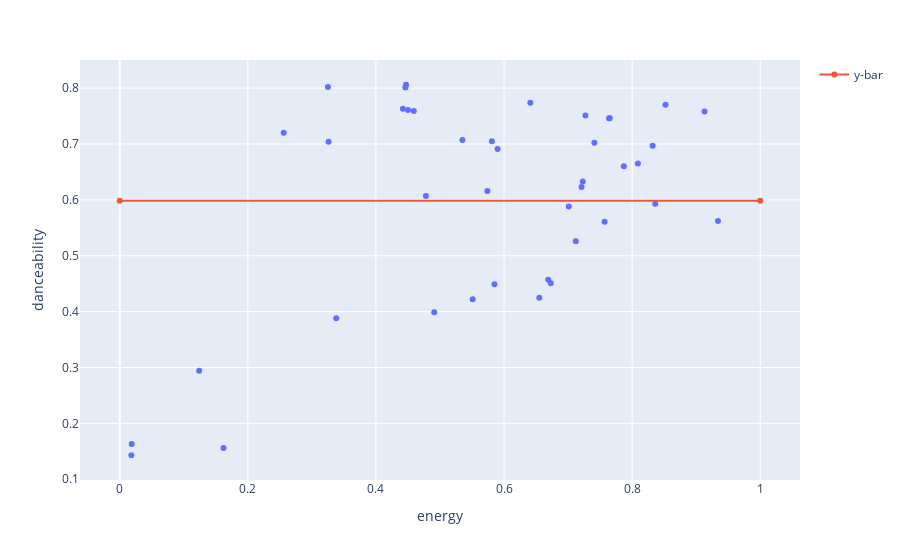

Write notebook code for a chart like this one.
### Markdown cell above
### Q18: Demonstrate how well the predicted outcome values match the actually observed outcome values

#### Use and repurpose the code below to plot the residuals $\hat y - y$ (on the y-axis) against the predicted outcome values $\hat y$ (on the x-axis) and choose the best answer from the following options

A. predicting using the model does not appear to be better than just predicting everything as the average of the observed outcomes $\bar y$.

B. predicting using the model is slightly better than just predicting everything as the average of the observed outcomes $\bar y$ as judged by the reduced variability in the residuals and the resulting reduction in the limits of the y-axis.

C. predicting using the model is slightly better than just predicting everything as the average of the observed outcomes $\bar y$ as judged by the slightly reduced variability in the residuals and the resulting reduction in the range of the y-axis; however, there is a strange systematic pattern in the residuals that seems to violate the homoeskedasticity assumption (and it may also correspondingly be the case that the residuals may not be particularly approximately normally distributed).

D. predicting using the model is significantly better than just predicting everything as the average of the observed outcomes $\bar y$ as judged by the highly reduced variability in the residuals and the resulting reduction in the range of the y-axis.


> - Hint 1: The actual observed outcome values of a fitted model `model1_fit` are accessible with `model1_fit.model.endog`, while the corresponding predicted outcome values are accessible with `model1_fit.model.predict()`.
>
>
> - Hint 2: Have a look at the figures below and repurpose the code to produce the requested figure. 
> 
> ```python
> import plotly.express as px
> import plotly.graph_objects as go
> 
> fig = px.scatter(x=songs.energy, y=songs.danceability, 
>                  labels={"x": "energy", "y": "danceability"})
> fig.add_trace(go.Scatter(x=[0, 1], y=[songs.danceability.mean()]*2, 
>                          name="y-bar", line_shape='linear')); fig.show()
> 
> fig = px.scatter(x=songs.energy, y=songs.danceability-songs.danceability.mean(), 
>                  labels={"x": "energy", "y": "danceability - average danceability"})
> fig.add_trace(go.Scatter(x=[0, 1], y=[0]*2, name="0", line_shape='linear')); fig.show()
> ```
>
> - Hint 3: For the purposes of this question, the standard parameter and argument pairs for `px.scatter()` would be `x = model1_fit.predict()` and `y = model1_fit.model.endog-model1_fit.predict()` with the relevant baseline subsequently being the `y-yhat = 0` line created with 
>
>   ```python
> fig.add_trace(go.Scatter(x=[model1_fit.predict().min(), model1_fit.predict().max()], 
                           y=[0]*2, name="y-bar", line_shape='linear'))
> ```                         
>
>
> - Hint 4: it's very common to look at the distribution of the residuals as given by 
>
>   ```python
> import plotly.express as px
> px.histogram(pd.DataFrame({'residuals': model1_fit.model.endog-model1_fit.predict()}),
>              x='residuals')
> ```
> which in this case appears to show some differences from normally distributed data...

### Code cell
import plotly.express as px
import plotly.graph_objects as go

fig = px.scatter(x=songs.energy, y=songs.danceability, 
                 labels={"x": "energy", "y": "danceability"})
fig.add_trace(go.Scatter(x=[0, 1], y=[songs.danceability.mean()]*2, name="y-bar", 
                         line_shape='linear'))
fig.show()

fig = px.scatter(x=songs.energy, y=songs.danceability-songs.danceability.mean(), 
                 labels={"x": "energy", "y": "danceability - average danceability"})
fig.add_trace(go.Scatter(x=[0, 1], y=[0]*2, name="0", line_shape='linear'))
fig.show()

### Figure 1 — Plotly figure (JSON) as saved in the notebook; plotly's stock layout.template omitted (floating-point values rounded to 4 significant figures)
{"data": [{"hovertemplate": "energy=%{x}<br>danceability=%{y}<extra></extra>", "legendgroup": "", "marker": {"color": "#636efa", "symbol": "circle"}, "mode": "markers", "name": "", "orientation": "v", "showlegend": false, "type": "scatter", "x": [0.655, 0.721, 0.478, 0.551, 0.256, 0.45, 0.535, 0.832, 0.0187, 0.124, 0.491, 0.836, 0.585, 0.787, 0.712, 0.727, 0.934, 0.852, 0.723, 0.764, 0.809, 0.581, 0.162, 0.447, 0.326, 0.325, 0.442, 0.0181, 0.741, 0.459, 0.701, 0.765, 0.59, 0.574, 0.446, 0.338, 0.669, 0.641, 0.913, 0.757, 0.673], "xaxis": "x", "y": [0.425, 0.623, 0.607, 0.422, 0.72, 0.761, 0.707, 0.697, 0.163, 0.294, 0.399, 0.593, 0.449, 0.66, 0.526, 0.751, 0.562, 0.77, 0.633, 0.746, 0.665, 0.705, 0.156, 0.806, 0.704, 0.802, 0.763, 0.143, 0.702, 0.759, 0.588, 0.746, 0.691, 0.616, 0.801, 0.388, 0.457, 0.774, 0.758, 0.561, 0.451], "yaxis": "y"}, {"line": {"shape": "linear"}, "name": "y-bar", "type": "scatter", "x": [0, 1], "y": [0.5986, 0.5986]}], "layout": {"legend": {"tracegroupgap": 0}, "margin": {"t": 60}, "xaxis": {"anchor": "y", "domain": [0, 1], "title": {"text": "energy"}}, "yaxis": {"anchor": "x", "domain": [0, 1], "title": {"text": "danceability"}}}}
